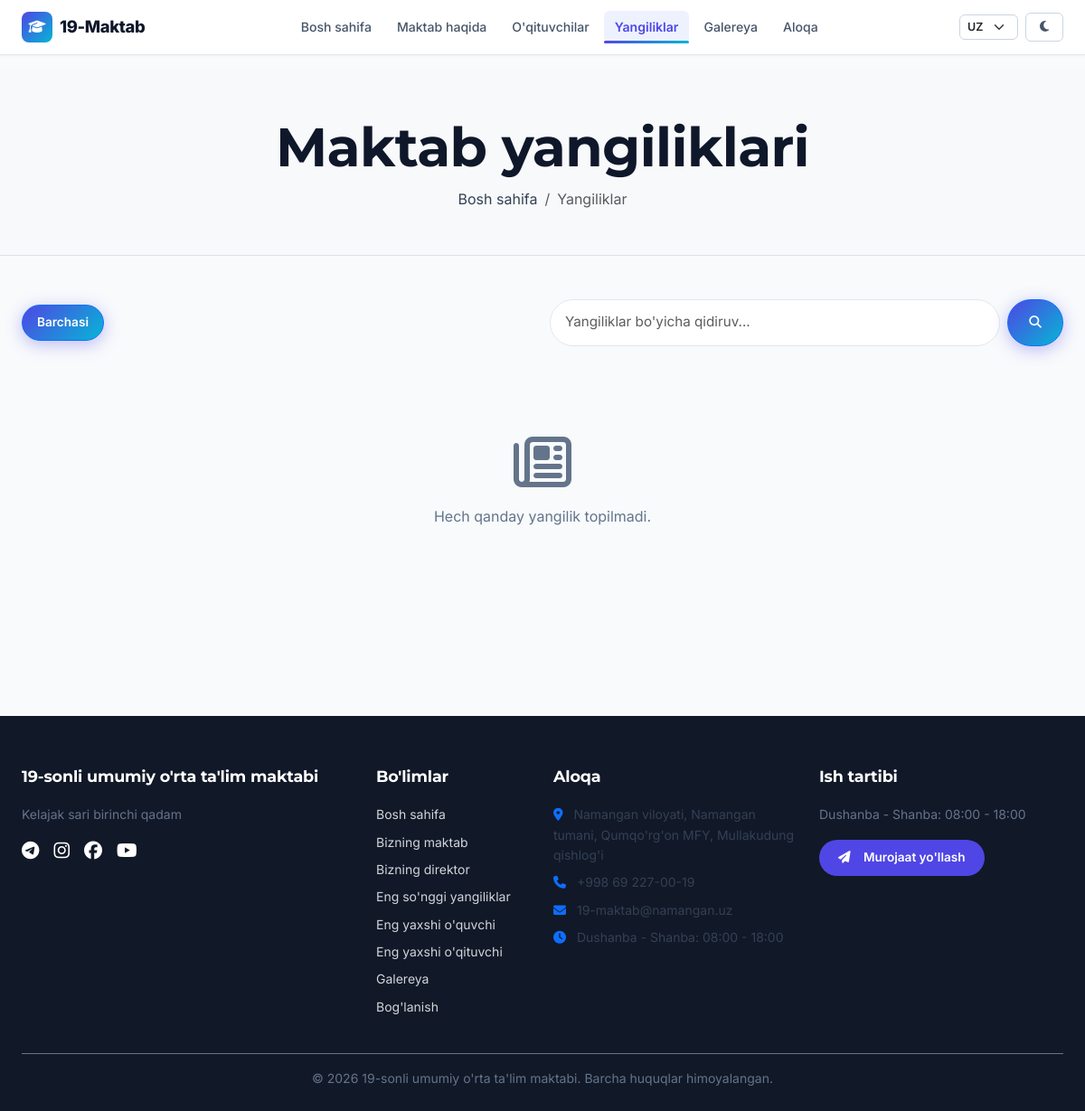
Page /news/ on the committed database.
### apps/core/models.py (models this page shows, shortened)
class SiteSettings(models.Model):
    school_name = models.CharField(max_length=200, verbose_name="Maktab nomi (UZ)")
    school_name_ru = models.CharField(max_length=200, blank=True, verbose_name="Maktab nomi (RU)")
    school_name_en = models.CharField(max_length=200, blank=True, verbose_name="Maktab nomi (EN)")
    tagline = models.CharField(max_length=300, blank=True, verbose_name="Shior (UZ)")
    tagline_ru = models.CharField(max_length=300, blank=True, verbose_name="Shior (RU)")
    tagline_en = models.CharField(max_length=300, blank=True, verbose_name="Shior (EN)")
    hero_image = models.ImageField(upload_to='site/', blank=True, null=True, verbose_name="Bosh sahifa rasmi")
    about_text = models.TextField(blank=True, verbose_name="Maktab haqida (UZ)")
    about_text_ru = models.TextField(blank=True, verbose_name="Maktab haqida (RU)")
    about_text_en = models.TextField(blank=True, verbose_name="Maktab haqida (EN)")
    director_name = models.CharField(max_length=200, blank=True, verbose_name="Direktor F.I.Sh")
    director_message = models.TextField(blank=True, verbose_name="Direktor murojaati")
    director_photo = models.ImageField(upload_to='director/', blank=True, null=True, verbose_name="Direktor rasmi")
    phone = models.CharField(max_length=50, blank=True, verbose_name="Telefon raqam")
    email = models.EmailField(blank=True, verbose_name="Elektron pochta")
    address = models.TextField(blank=True, verbose_name="Manzil (UZ)")
    address_ru = models.TextField(blank=True, verbose_name="Manzil (RU)")
    address_en = models.TextField(blank=True, verbose_name="Manzil (EN)")
    working_hours = models.CharField(max_length=200, blank=True, verbose_name="Ish vaqti")
    facebook_url = models.URLField(blank=True, verbose_name="Facebook havolasi")
    telegram_url = models.URLField(blank=True, verbose_name="Telegram havolasi")
    instagram_url = models.URLField(blank=True, verbose_name="Instagram havolasi")
    youtube_url = models.URLField(blank=True, verbose_name="YouTube havolasi")
    primary_color = models.CharField(max_length=7, default='#4F46E5', verbose_name="Asosiy rang")
    secondary_color = models.CharField(max_length=7, default='#06B6D4', verbose_name="Qo'shimcha rang")
    accent_color = models.CharField(max_length=7, default='#FACC15', verbose_name="Urg'u rangi")
    class Meta:
        verbose_name = 'Sayt sozlamalari'
        verbose_name_plural = 'Sayt sozlamalari'
    @property
    def localized_name(self):
        lang = get_language() or 'uz'
        if lang.startswith('ru') and self.school_name_ru:
            return self.school_name_ru
        if lang.startswith('en') and self.school_name_en:
            return self.school_name_en
        return self.school_name
    @property
    def localized_tagline(self):
        lang = get_language() or 'uz'
        if lang.startswith('ru') and self.tagline_ru:
            return self.tagline_ru
        if lang.startswith('en') and self.tagline_en:
            return self.tagline_en
        return self.tagline
    @property
    def localized_address(self):
        lang = get_language() or 'uz'
        if lang.startswith('ru') and self.address_ru:
            return self.address_ru
        if lang.startswith('en') and self.address_en:
            return self.address_en
        return self.address

### apps/news/views.py (the view, shortened to what this page needs)
# urls.py: path('', views.news_list_view, name='list'),
def news_list_view(request):
    queryset = News.objects.filter(status='published').select_related('category')
    category_slug = request.GET.get('category')
    selected_category = None
    if category_slug:
        selected_category = get_object_or_404(NewsCategory, slug=category_slug)
        queryset = queryset.filter(category=selected_category)
    query = request.GET.get('q', '').strip()
    paginator = Paginator(queryset, 6)
    page_number = request.GET.get('page')
    page_obj = paginator.get_page(page_number)
    categories = NewsCategory.objects.all()
    context = {
        'page_obj': page_obj,
        'categories': categories,
        'selected_category': selected_category,
        'query': query,
    }
    return render(request, 'news/news_list.html', context)

### templates/news/news_list.html (shortened to what this page needs)
{% extends 'base.html' %}
{% load i18n static %}
{% block content %}
<div class="bg-light py-5 border-bottom">
    <div class="container text-center">
        <h1 class="fw-bold mb-2">{% trans "Maktab yangiliklari" %}</h1>
        <nav aria-label="breadcrumb">
            <ol class="breadcrumb justify-content-center mb-0">
                <li class="breadcrumb-item"><a href="{% url 'home' %}">{% trans "Bosh sahifa" %}</a></li>
                <li class="breadcrumb-item active" aria-current="page">{% trans "Yangiliklar" %}</li>
            </ol>
        </nav>
    </div>
</div>
<section class="py-5">
    <div class="container">
        <div class="row g-3 mb-5 align-items-center">
            <div class="col-lg-6">
                <div class="d-flex flex-wrap gap-2">
                    <a href="{% url 'news:list' %}" class="btn {% if not selected_category %}btn-primary{% else %}btn-outline-secondary{% endif %} btn-sm rounded-pill px-3">
                        {% trans "Barchasi" %}
                    </a>
                </div>
            </div>
            <div class="col-lg-6">
                <form method="get" action="{% url 'news:list' %}" class="d-flex gap-2">
                    <input type="text" name="q" class="form-control form-control-sm rounded-pill px-3" placeholder="{% trans "Yangiliklar bo'yicha qidiruv..." %}" value="{{ query }}">
                    <button type="submit" class="btn btn-primary btn-sm rounded-pill px-4">
                        <i class="fas fa-search"></i>
                    </button>
                </form>
            </div>
        </div>
        <div class="row g-4 mb-5">
            {% if page_obj %}
                {% for item in page_obj %}
                    <div class="col-md-6 col-lg-4">
                        <div class="school-card">
                            <div class="card-img-wrapper">
                                {% if item.cover_image %}
                                    <img src="{{ item.cover_image.url }}" alt="{{ item.localized_title }}">
                                {% else %}
                                    <div class="d-flex align-items-center justify-content-center h-100 bg-light text-muted">
                                        <i class="fas fa-newspaper fa-3x"></i>
                                    </div>
                                {% endif %}
                                {% if item.category %}
                                    <span class="position-absolute top-0 end-0 m-3 badge-category text-white" style="background-color: {{ item.category.color }};">
                                        {{ item.category.localized_name }}
                                    </span>
                                {% endif %}
                            </div>
                            <div class="card-body">
                                <small class="text-muted mb-2 d-flex align-items-center gap-2">
                                    <i class="far fa-calendar-alt"></i> {{ item.published_at|date:"d.m.Y" }}
                                    <span class="ms-auto"><i class="far fa-eye"></i> {{ item.views_count }}</span>
                                </small>
                                <h5 class="fw-bold mb-2">
                                    <a href="{{ item.get_absolute_url }}" class="text-dark text-decoration-none">
                                        {{ item.localized_title }}
                                    </a>
                                </h5>
                                <p class="text-muted small mb-3 flex-grow-1">
                                    {{ item.localized_excerpt|truncatechars:120 }}
                                </p>
                                <a href="{{ item.get_absolute_url }}" class="fw-semibold text-primary text-decoration-none small">
                                    {% trans "Batafsil o'qish" %} &rarr;
                                </a>
                            </div>
                        </div>
                    </div>
                {% endfor %}
            {% else %}
                <div class="col-12 text-center py-5">
                    <i class="far fa-newspaper fa-4x text-muted mb-3"></i>
                    <p class="text-muted">{% trans "Hech qanday yangilik topilmadi." %}</p>
                </div>
            {% endif %}
        </div>
    </div>
</section>
{% endblock %}

### templates/base.html (shortened to what this page needs)
{% load i18n static %}
<!DOCTYPE html>
<html lang="{{ LANGUAGE_CODE|default:'uz' }}">
<head>
    <link href="https://cdn.jsdelivr.net/npm/bootstrap@5.3.3/dist/css/bootstrap.min.css" rel="stylesheet">
    <link rel="stylesheet" href="https://cdnjs.cloudflare.com/ajax/libs/font-awesome/6.5.1/css/all.min.css">
    <link rel="stylesheet" href="{% static 'css/main.css' %}">
    <link rel="stylesheet" href="{% static 'css/style.css' %}">
</head>
<body>
    <header class="main-header sticky-top">
        <nav class="navbar navbar-expand-lg py-2">
            <div class="container">
                <a class="navbar-brand d-flex align-items-center gap-2" href="{% url 'home' %}">
                    <span class="brand-icon">
                        <i class="fas fa-graduation-cap"></i>
                    </span>
                    <span class="brand-name">19-Maktab</span>
                </a>
                <div class="collapse navbar-collapse" id="mainNavbar">
                    <ul class="navbar-nav mx-auto mb-2 mb-lg-0 align-items-lg-center">
                        <li class="nav-item">
                            <a class="nav-link {% if request.resolver_match.url_name == 'home' and not request.GET %}active{% endif %}" href="{% url 'home' %}">
                                {% trans "Bosh sahifa" %}
                            </a>
                        </li>
                        <li class="nav-item">
                            <a class="nav-link {% if request.resolver_match.url_name == 'about' %}active{% endif %}" href="{% url 'about' %}">
                                {% trans "Maktab haqida" %}
                            </a>
                        </li>
                        <li class="nav-item">
                            <a class="nav-link {% if 'teachers' in request.path %}active{% endif %}" href="{% url 'teachers:list' %}">
                                {% trans "O'qituvchilar" %}
                            </a>
                        </li>
                        <li class="nav-item">
                            <a class="nav-link {% if 'news' in request.path %}active{% endif %}" href="{% url 'news:list' %}">
                                {% trans "Yangiliklar" %}
                            </a>
                        </li>
                        <li class="nav-item">
                            <a class="nav-link {% if request.resolver_match.url_name == 'gallery' %}active{% endif %}" href="{% url 'gallery' %}">
                                {% trans "Galereya" %}
                            </a>
                        </li>
                        <li class="nav-item">
                            <a class="nav-link {% if 'contact' in request.path %}active{% endif %}" href="{% url 'contacts:contact' %}">
                                {% trans "Aloqa" %}
                            </a>
                        </li>
                    </ul>
                    <div class="d-flex align-items-center gap-2 mt-2 mt-lg-0">
                        {% get_current_language as CURRENT_LANGUAGE %}
                        <select id="languageSwitcher" class="form-select form-select-sm lang-select" aria-label="Til tanlash">
                            <option value="uz" {% if CURRENT_LANGUAGE == 'uz' %}selected{% endif %}>UZ</option>
                        </select>
                        <button id="darkModeToggle" class="btn btn-sm btn-theme-toggle" aria-label="Rejim" title="Light / Dark mode">
                            <i class="fas fa-moon" id="darkModeIcon"></i>
                        </button>
                    </div>
                </div>
            </div>
        </nav>
    </header>
    <main>
        {% block content %}{% endblock %}
    </main>
    <footer>
        <div class="container">
            <div class="row g-4 mb-4">
                <div class="col-lg-4 col-md-6">
                    <h5 class="footer-title">{{ site_settings.localized_name|default:"19-Maktab" }}</h5>
                    <p class="small text-muted">{{ site_settings.localized_tagline|default:"Zamonaviy ta'lim va ma'naviyat maskani." }}</p>
                    <div class="d-flex gap-3 mt-3">
                        {% if site_settings.telegram_url %}
                            <a href="{{ site_settings.telegram_url }}" target="_blank" class="text-white"><i class="fab fa-telegram fa-lg"></i></a>
                        {% endif %}
                        {% if site_settings.instagram_url %}
                            <a href="{{ site_settings.instagram_url }}" target="_blank" class="text-white"><i class="fab fa-instagram fa-lg"></i></a>
                        {% endif %}
                        {% if site_settings.facebook_url %}
                            <a href="{{ site_settings.facebook_url }}" target="_blank" class="text-white"><i class="fab fa-facebook fa-lg"></i></a>
                        {% endif %}
                        {% if site_settings.youtube_url %}
                            <a href="{{ site_settings.youtube_url }}" target="_blank" class="text-white"><i class="fab fa-youtube fa-lg"></i></a>
                        {% endif %}
                    </div>
                </div>
                <div class="col-lg-2 col-md-6">
                    <h5 class="footer-title">{% trans "Bo'limlar" %}</h5>
                    <ul class="list-unstyled small d-flex flex-column gap-2">
                        <li><a href="{% url 'home' %}">{% trans "Bosh sahifa" %}</a></li>
                        <li><a href="{% url 'home' %}#bizning-maktab">{% trans "Bizning maktab" %}</a></li>
                        <li><a href="{% url 'home' %}#bizning-direktor">{% trans "Bizning direktor" %}</a></li>
                        <li><a href="{% url 'home' %}#eng-yangiliklar">{% trans "Eng so'nggi yangiliklar" %}</a></li>
                        <li><a href="{% url 'home' %}#eng-yaxshi-oquvchi">{% trans "Eng yaxshi o'quvchi" %}</a></li>
                        <li><a href="{% url 'home' %}#eng-yaxshi-oqituvchi">{% trans "Eng yaxshi o'qituvchi" %}</a></li>
                        <li><a href="{% url 'gallery' %}">{% trans "Galereya" %}</a></li>
                        <li><a href="{% url 'contacts:contact' %}">{% trans "Bog'lanish" %}</a></li>
                    </ul>
                </div>
                <div class="col-lg-3 col-md-6">
                    <h5 class="footer-title">{% trans "Aloqa" %}</h5>
                    <ul class="list-unstyled small text-muted d-flex flex-column gap-2">
                        <li><i class="fas fa-map-marker-alt me-2 text-primary"></i> {{ site_settings.localized_address|default:"Namangan viloyati, Namangan tumani, Mullakudung, 19-maktab" }}</li>
                        <li><i class="fas fa-phone me-2 text-primary"></i> {{ site_settings.phone|default:"+998 69 227-19-19" }}</li>
                        <li><i class="fas fa-envelope me-2 text-primary"></i> {{ site_settings.email|default:"info@maktab19.uz" }}</li>
                        <li><i class="fas fa-clock me-2 text-primary"></i> {{ site_settings.working_hours|default:"08:00 - 18:00" }}</li>
                    </ul>
                </div>
                <div class="col-lg-3 col-md-6">
                    <h5 class="footer-title">{% trans "Ish tartibi" %}</h5>
                    <p class="small text-muted">{{ site_settings.working_hours|default:"Dushanba - Shanba: 08:00 - 18:00" }}</p>
                    <a href="{% url 'contacts:contact' %}" class="btn btn-sm text-white" style="background-color: var(--primary);">
                        <i class="fas fa-paper-plane me-1"></i> {% trans "Murojaat yo'llash" %}
                    </a>
                </div>
            </div>
            <div class="border-top border-secondary pt-3 text-center small text-muted">
                &copy; {% now "Y" %} {{ site_settings.localized_name|default:"19-Maktab" }}. {% trans "Barcha huquqlar himoyalangan." %}
            </div>
        </div>
    </footer>
</body>
</html>

### rows in the picture
SiteSettings: localized_name "19-sonli umumiy o'rta ta'lim maktabi", localized_tagline "Kelajak sari birinchi qadam", localized_address "Namangan viloyati, Namangan tumani, Qumqo'rg'on MFY, Mullakudung qishlog'i", phone "+998 69 227-00-19", email "19-maktab@namangan.uz", working_hours "Dushanba - Shanba: 08:00 - 18:00"
